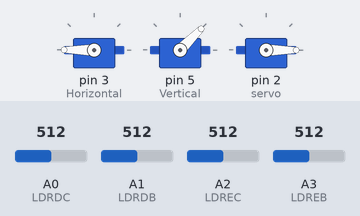
Bench run of a sketch on a simulated Arduino Uno, built with avr-gcc and run on an emulated ATmega328P. Shown: 3 × servo. The inputs (shaded band) are chosen by the test bench; at power-on: A0 (LDRDC) = 512, A1 (LDRDB) = 512, A3 (LDREB) = 512, A2 (LDREC) = 512. What the sketch prints to the serial monitor is not drawn.

Above: at 4.2 s.
4.3 s: A0 (LDRDC) set to 595
7.3 s: A0 (LDRDC) set to 631
At 7.47 s:
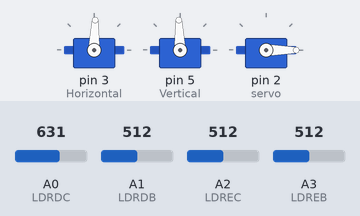
At 8.68 s:
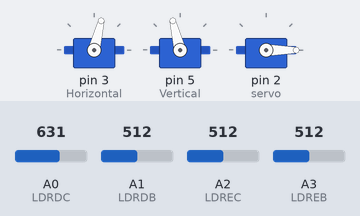
10.3 s: A1 (LDRDB) set to 306
11.8 s: A1 (LDRDB) set to 284
At 11.89 s:
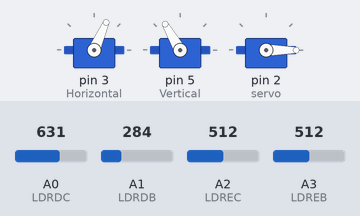
14.8 s: A3 (LDREB) set to 951
17.8 s: A3 (LDREB) set to 974
At 18.03 s:
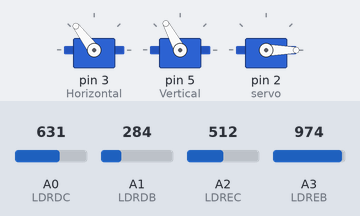
Timing chart, 0 to 23.5 s (numbered marks = the images above; inputs shaded):
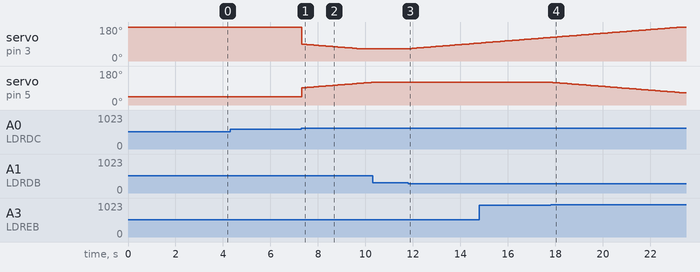

Measured:
- the behaviour switches between 613 and 614 on A0 (LDRDC) (found by bisection; images 0 and 1)
- the behaviour switches between 293 and 292 on A1 (LDRDB) (found by bisection; images 2 and 3)
- the behaviour switches between 959 and 960 on A3 (LDREB) (found by bisection; images 3 and 4)
- after the input at 4.3 s, every drawn part: stays the same
- after the input at 7.3 s, servo on pin 3 (Horizontal): moves from 180° to 65° over 2.4 s, starting at once; servo on pin 5 (Vertical): moves from 45° to 120° over 2.9 s, starting at once
- after the input at 10.3 s, every drawn part: stays the same
- after the input at 11.8 s, servo on pin 3 (Horizontal): moves from 65° to 95° over 2.9 s, starting after 0.05 s
- after the input at 17.8 s, servo on pin 5 (Vertical): moves from 120° to 64° over 5.5 s, starting after 0.09 s

The sketch:

tcc_completo.ino
```cpp
#include <Servo.h>                                // Inclui a Biblioteca do servo motor

Servo Horizontal;                                 // Inicia o Servo da Horizontal
Servo Vertical;                                   // Inicia o Servo da Vertical

int ServoHorizontal = 90;                         // Estabelece valor fixo à ServoHorizontal
int ServoVertical = 90;                           // Estabelece valor fixo à ServoVertical

int LimiteServoHorizontalMax = 180;               // Estabele os limites de rotação
int LimiteServoHorizontalMin = 65;                // Estabele os limites de rotação

int LimiteServoVerticalMax = 120;                 // Estabele os limites de rotação
int LimiteServoVerticalMin = 15;                  // Estabele os limites de rotação

float LDRDC = A0;                                 // Inicia LDRDC no pino A0
float LDRDB = A1;                                 // Inicia LDRDB no pino A1
float LDREC = A2;                                 // Inicia LDREC no pino A2
float LDREB = A3;                                 // Inicia LDREB no pino A3


/*------------------------Divisão-de-Código---------------------*/

int bomb=8;                                        // Estabelece a bomba d'água como pino 1
int servo=2;                                       // Estabelece o Servo do slider como pino 2
int blue;                                          // Carrega a variavel do bluetooth
int pot_irrad;                                     // Variavel para a potência calculada da irradiância solar
int volt;                                          // Variavel para carregar a voltagem do módulo
int amp;                                           // Variavel para carregar a corrente do módulo
int pot_multi = volt * amp;                        // Calculo para medir a potência de saída da placa solar

Servo Slider;                                      // Inicia o Servo slider

/*------------------------Divisão-de-Código---------------------*/

void setup()  {
  Horizontal.attach(3);                             // Inicia servo Horizontal na porta D3
  Vertical.attach(5);                               // Inicia servo Vertical na porta D5
  pinMode(blue, OUTPUT);                            // Define o bluetooth como pino 13
  Horizontal.write(180);                            // Inicia servo Horizontal na posição 180
  Vertical.write(45);                               // Inicia servo Vertical na posição 45
  delay(3000);                                      // Aguarda 3 segundos

/*------------------------Divisão-de-Código---------------------*/

  pinMode(servo, OUTPUT);                            // Defini o pino 2 como saída
  Slider.attach(servo);                              // Defini o pino 2 para o slider
  Slider.write(0);                                   // Inicia o servo do slider na posição 0
  digitalWrite(bomb, LOW);                           // Seta o pino da bomba d'água como estado lógico 0
  digitalWrite(bomb, OUTPUT);                        // Seta o pino da bomba d'água como saída
  pinMode(A0, INPUT);                                // Seta a entrada analógica A0 como entrada de dados (Voltimetro)
  pinMode(A1, INPUT);                                // Seta a entrada analógica A1 como entrada de dados (Amperimetro)
  Serial.begin(9600);                                // Inicia a serial
  blue=Serial.read();                                // Defini a variavel blue como igual a leitura da serial

}

void loop() {

  if (blue == "L") {                                 // Condições booleanas referente ao botão do aplicativo
    Horizontal.write(0);                             // Seta o servo horizontal para a posição 0°
    Vertical.write(45);                              // Seta o servo vertical para a posição 45°
    digitalWrite(bomb, HIGH);                        // Seta o pino da bomba d'água como estado lógico 1
    Slider.write(180);                               // Seta o servo para a posição 360°
    delay(5000);                                     // Delay de 5 segundos para executar a próxima ação
    Slider.write(0);                                 // Seta o servo para a posição 0°
    delay(5000);                                     // Delay de 5 segundos para executar a próxima ação
    digitalWrite(bomb, LOW);                         // Seta o pino da bomba d'água como estado lógico 0
  }

  if (blue < 100){                                   // Condições booleanas referente ao parametro de notificação do aplicativo
    if (pot_multi*(blue/100) <= pot_irrad){
    Serial.print("?");                               // Saída da mensagem no celular
    }
  }

  if (blue > 100){                                   // Condições booleanas referente ao parametro de limpeza automatica sem acionamento
    blue - 100;
    if (pot_multi*(blue/100) <= pot_irrad){
    Horizontal.write(0);                             // Seta o servo horizontal para a posição 0°
    Vertical.write(45);                              // Seta o servo vertical para a posição 45°
    digitalWrite(bomb, HIGH);                        // Seta o pino da bomba d'água como estado lógico 1
    Slider.write(360);                               // Seta o servo para a posição 360
    delay(5000);                                     // Delay de 5 segundos para executar a próxima ação
    Slider.write(0);                                 // Seta o servo para a posição 0
    digitalWrite(bomb, LOW);                         // Seta o pino da bomba d'água como estado lógico 0
    }
  }


/*------------------------Divisão-de-Código---------------------*/

  int LDC = analogRead(LDRDC);                       // Leitura Analógica do LDR Direita Cima
  int LEC = analogRead(LDREC);                       // Leitura Analógica do LDR Esquerda Cima
  int LDB = analogRead(LDRDB);                       // Leitura Analógica do LDR Direita Baixo
  int LEB = analogRead(LDREB);                       // Leitura Analógica do LDR Esquerda Baixo

  int tol = 50;                                      // Inicia uma variavel no valor 50 para utilizar como parametros para o algoritimo do movimento da placa solar

  int ValorSup = (LDC + LEC) / 2;                    // Média da leitura dos LDR superior
  int ValorInf = (LDB + LEB) / 2;                    // Média da leitura dos LDR inferior
  int ValorDir = (LDC + LDB) / 2;                    // Média da leitura dos LDR da direita
  int ValorEsq = (LEC + LEB) / 2;                    // Média da leitura dos LDR da esquerda

  int DifSupInf = ValorSup - ValorInf;               // Diferença entre LED superior e inferior
  int DifDirEsq = ValorDir - ValorEsq;               // Diferença entre LED direita e esquerda

/*------------------------Divisão-de-Código---------------------*/


  if (-1 * tol > DifSupInf || DifSupInf > tol)  {    // Algoritimo para os movimentos do Servo Vertical
    if (ValorSup > ValorInf)  {
      ServoVertical = ++ServoVertical;
      if (ServoVertical > LimiteServoVerticalMax)  {
        ServoVertical = LimiteServoVerticalMax;
      }
    }
    else if (ValorSup < ValorInf)  {
      ServoVertical = --ServoVertical;
      if (ServoVertical < LimiteServoVerticalMin)  {
        ServoVertical = LimiteServoVerticalMin;
      }
    }
    Vertical.write(ServoVertical);
  }


  if (-1 * tol > DifDirEsq || DifDirEsq > tol) {      // Algoritimo para os movimentos do Servo Horizontal
    if (ValorDir > ValorEsq)  {
      ServoHorizontal = --ServoHorizontal;
      if (ServoHorizontal < LimiteServoHorizontalMin)  {
        ServoHorizontal = LimiteServoHorizontalMin;
      }
    }
    else if (ValorDir < ValorEsq)  {
      ServoHorizontal = ++ServoHorizontal;
      if (ServoHorizontal > LimiteServoHorizontalMax)  {
        ServoHorizontal = LimiteServoHorizontalMax;
      }
    }
    else if (ValorDir = ValorEsq)  {
    }
    Horizontal.write(ServoHorizontal);
  }

  delay(100);   // Aguarda 0,1 segundo
}
```
